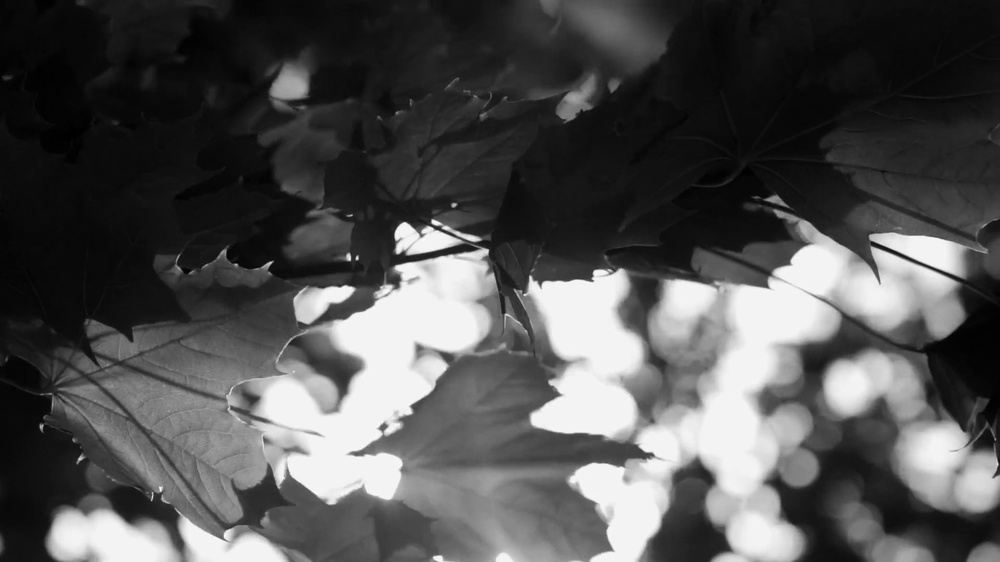
#> input picture HW2/Q2_source.jpg, 1000 x 562 px, shrunk from 1920 x 1080 before the run
$ python hw3.py --input ../HW2/Q2_source.jpg
#> lines starting #> are read from the running program, lines starting #| are printed output that depends on the picture
import cv2 as cv
import numpy as np
import argparse
import os

def spatial_filtering(input_image, kernel_type):
    # read input image
    image = cv.imread(input_image, cv.IMREAD_GRAYSCALE)

    # kernel
    identity = np.array([[0, 0, 0], [0, 1, 0], [0, 0, 0]])
    if kernel_type == 0:
        kernel = identity - np.array([[0, 1, 0], [1, -4, 1], [0, 1, 0]])
    elif kernel_type == 1:
        kernel = identity - np.array([[1, 1, 1], [1, -8, 1], [1, 1, 1]])

    # convolution, padding with edge
    pad = kernel.shape[0] // 2
    padded_image = np.pad(image, ((pad, pad), (pad, pad)), 'edge')
    filtered_image = np.zeros(image.shape, dtype=np.int32)
    for i in range(image.shape[0]):
        for j in range(image.shape[1]):
            filtered_image[i, j] = np.sum(padded_image[i:i+kernel.shape[0], j:j+kernel.shape[1]] * kernel)
    filtered_image = np.clip(filtered_image, 0, 255).astype(np.uint8)

    return filtered_image

def frequency_filtering(input_image):
    # as text book, normalize image to [0, 1]

    # read input image
    image = cv.imread(input_image, cv.IMREAD_GRAYSCALE)

    # normalize
    image_norm = image / 255.0

    # fourier transform
    f = np.fft.fft2(image_norm)
    fshift = np.fft.fftshift(f)

    # Laplacian filter
    P, Q = fshift.shape
    H = np.zeros(fshift.shape)
    for u in range(P):
        for v in range(Q):
            H[u, v] = -4 * np.pi**2 * ((u - P//2)**2 + (v - Q//2)**2)

    # apply filter
    filtered_fshift = fshift * H
    filtered_f = np.fft.ifftshift(filtered_fshift)
    filtered_image = np.real(np.fft.ifft2(filtered_f))

    # scale down filtered image
    scaled_filtered_image = filtered_image / np.max(np.abs(filtered_image))

    # result image
    result_image = image_norm - scaled_filtered_image
    result_image = np.clip(result_image, 0, 1)
    result_image = (result_image * 255).astype(np.uint8)

    return result_image

def main():
    parser = argparse.ArgumentParser(description='HW3 Laplacian Filtering')
    parser.add_argument('-i', '--input', type=str, help='Input image file')
    args = parser.parse_args()

    # create result directory if not exist
    if not os.path.exists('results'):
        os.makedirs('results')

    # spatial domain filtering
    spatial_filtered_image0 = spatial_filtering(args.input, 0) # type 0, kernel size = 3
#> in spatial_filtering, image is the input picture: shape (562, 1000); min 0, max 254, mean 81.6
#> after the loop in spatial_filtering, `for i in range(image.shape[0]):`:
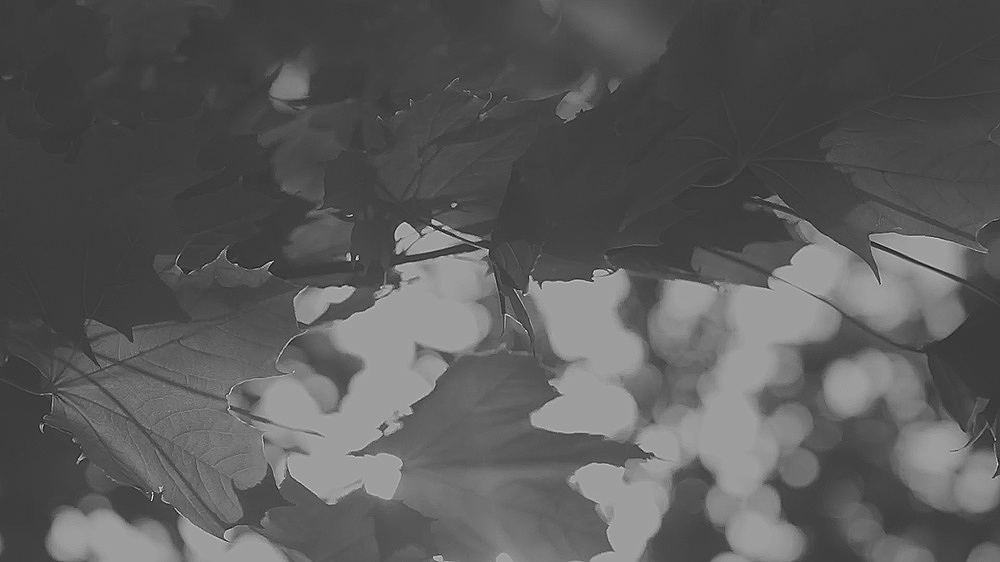
#> filtered_image: shape (562, 1000) int32; min -139, max 478, mean 81.6; drawn with min black and max white
    cv.imwrite('results/spatial_filtered_0.png', spatial_filtered_image0)
    spatial_filtered_image1 = spatial_filtering(args.input, 1) # type 1, kernel size = 3
#> call 2 of spatial_filtering, with input_image = '../HW2/Q2_source.jpg', kernel_type = 1
#> after the loop in spatial_filtering (call 2), `for i in range(image.shape[0]):`:
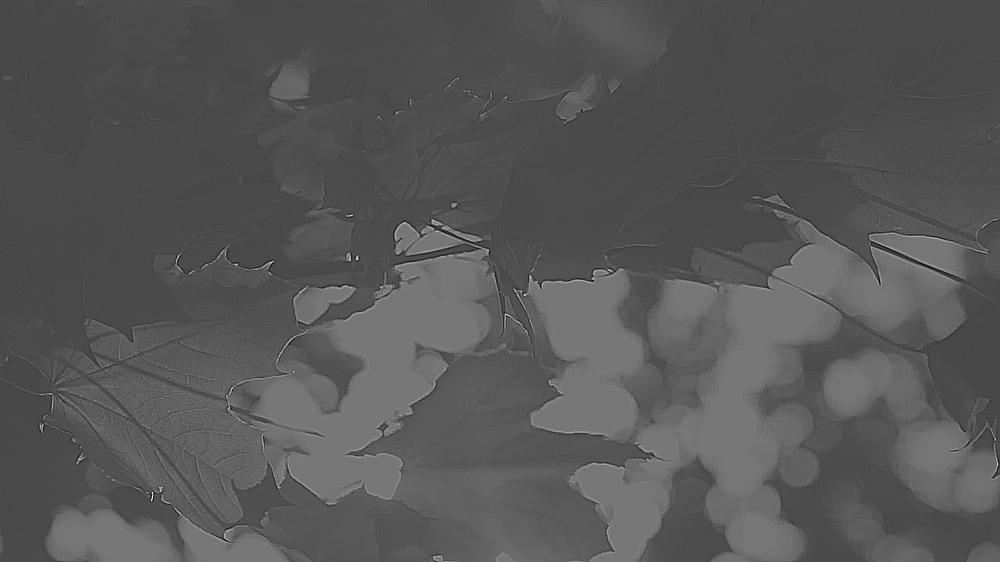
#> filtered_image: shape (562, 1000) int32; min -362, max 934, mean 81.6; drawn with min black and max white
#> in spatial_filtering (call 2), `filtered_image = np.clip(filtered_image, 0, 255).astype(np.uint8)`:
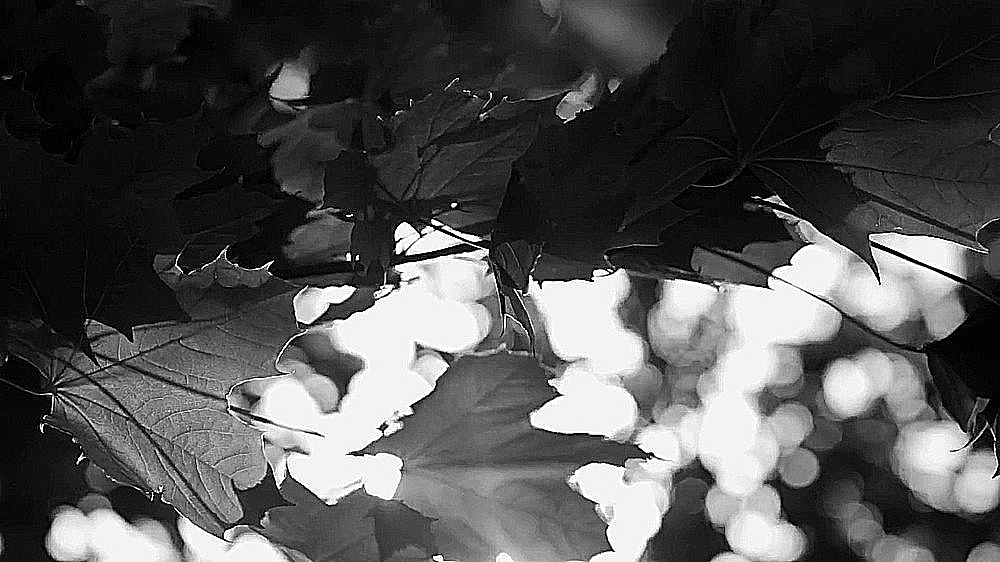
#> filtered_image: shape (562, 1000); min 0, max 255, mean 81.5
    cv.imwrite('results/spatial_filtered_1.png', spatial_filtered_image1)

    # frequency domain filtering
    frequency_filtered_image = frequency_filtering(args.input)
#> after the loop in frequency_filtering, `for u in range(P):`:
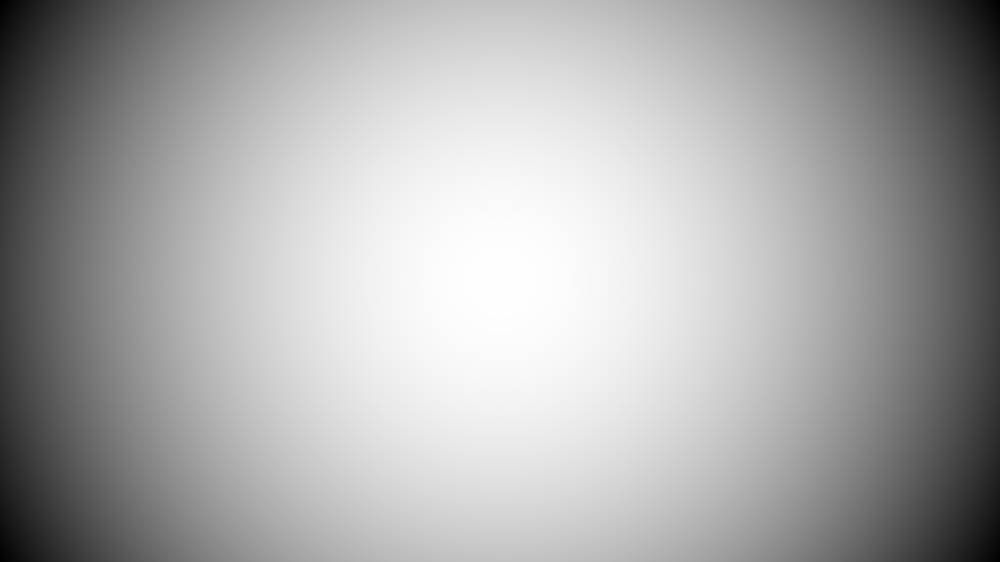
#> H: shape (562, 1000) float64; min -12986859.7, max 0, mean -4328966.4; drawn with min black and max white
#> in frequency_filtering, `filtered_image = np.real(np.fft.ifft2(filtered_f))`:
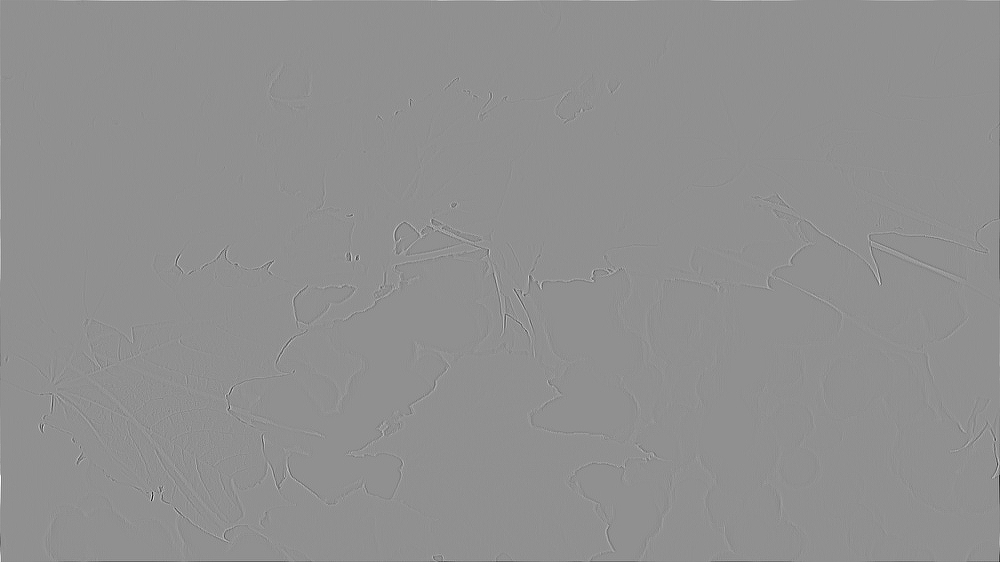
#> filtered_image: shape (562, 1000) float64; min -1389650.8, max 1063772.4, mean 0; drawn with min black and max white
    cv.imwrite('results/frequency_filtered.png', frequency_filtered_image)

if __name__ == "__main__":
    main()

$ run again, on HW2/Q2_reference.jpg
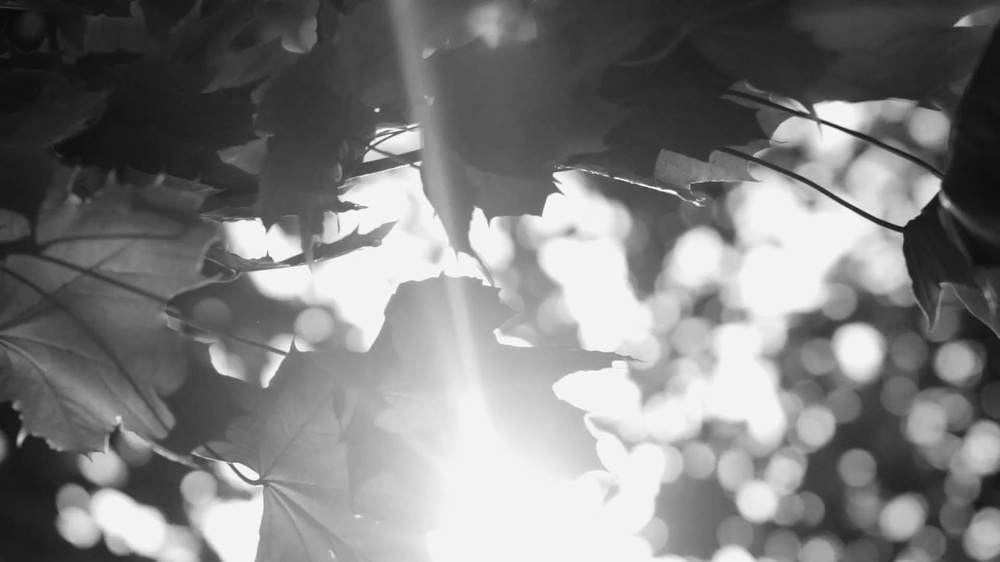
#> input picture HW2/Q2_reference.jpg, 1000 x 562 px, shrunk from 1920 x 1080 before the run
#> in spatial_filtering, image is the input picture: shape (562, 1000); min 9, max 255, mean 125.8
#> after the loop in spatial_filtering (call 2), `for i in range(image.shape[0]):`:
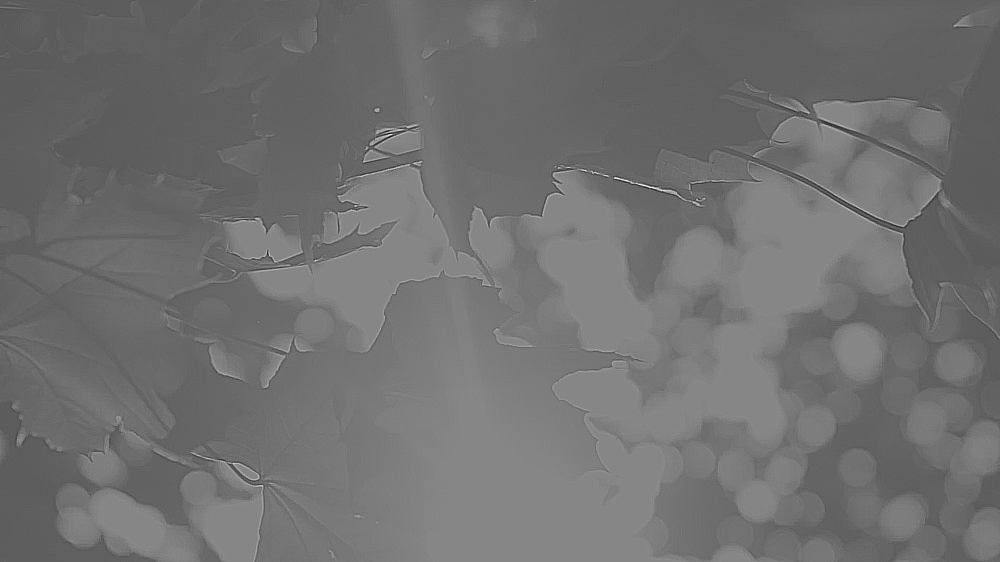
#> filtered_image: shape (562, 1000) int32; min -467, max 877, mean 125.8; drawn with min black and max white
#> in frequency_filtering, `result_image = image_norm - scaled_filtered_image`:
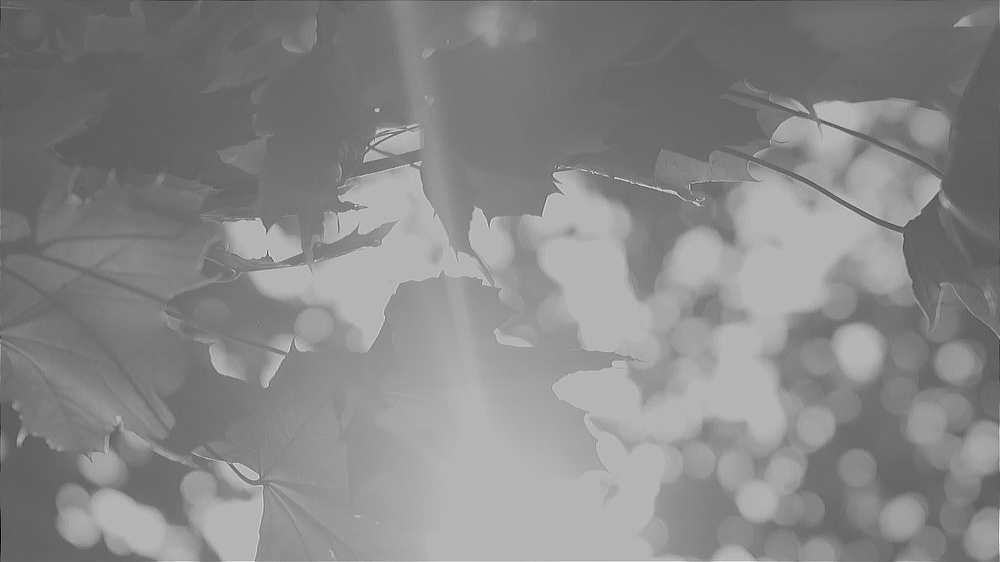
#> result_image: shape (562, 1000) float64; min -0.902, max 1.72, mean 0.493; drawn with min black and max white
